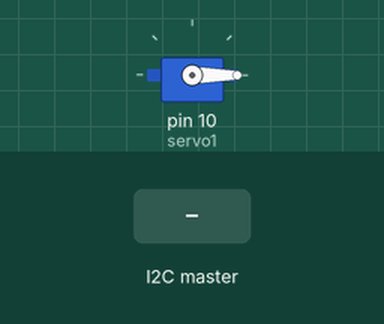
A sketch run on a simulated Arduino Uno, built with avr-gcc and run on an emulated ATmega328P. On the bench: servo. The test bench sets the inputs (shaded band).

Above: at 2.2 s.
2.3 s: the I2C master sends the byte 90
At 3.2 s:
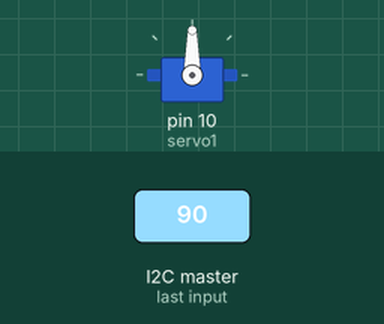
3.8 s: the I2C master sends the byte 200
At 4.3 s:
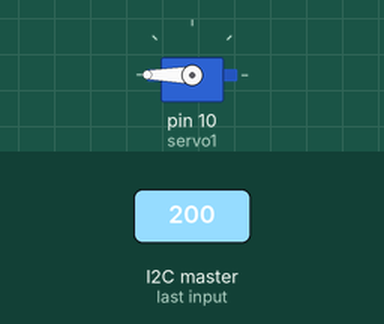
5.3 s: the I2C master sends the byte 0
At 6.7 s:
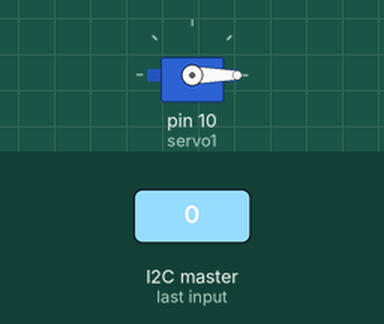
Timing chart, 0 to 8.3 s (numbered marks = the images above; inputs shaded):
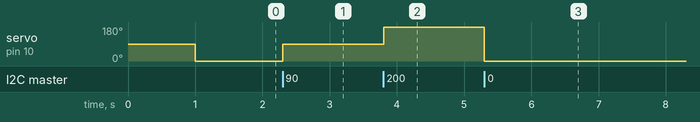

Measured:
- after the input at 2.3 s, servo on pin 10 (servo1): 0° → 90° at once
- after the input at 3.8 s, servo on pin 10 (servo1): 90° → 180° at once
- after the input at 5.3 s, servo on pin 10 (servo1): 180° → 0° at once

The sketch:

hana_kaisyuu_sarvo.ino
```cpp
#include<Wire.h>  //
#include<Servo.h>
#include"LoopCycleController.h"
Servo servo1;
Servo servo2;
Servo servo3;
Servo servo4;
LoopCycleController loopCtrl(1000);
byte Getnumber;
void setup() {
  // put your setup code here, to run once:
  delay(1000);
  Wire.begin(8);
  servo1.attach(5);
  servo1.attach(6);
  servo1.attach(9);
  servo1.attach(10);
  Wire.onReceive(receiveEvent);
}

void loop() {
  // put your main code here, to run repeatedly:
  servo1.write(Getnumber);
  servo2.write(Getnumber);
  servo3.write(Getnumber);
  servo4.write(Getnumber);
  loopCtrl.Update();
}
void receiveEvent() {
  while (Wire.available()) {
    Getnumber = Wire.read();
  }
}
```

LoopCycleController.h
```cpp
/**
        @file   LoopCycleController.h
        @brief  ループ周期を一定にする
        @author 谷川　豊章
        @date   2016/8/11
*/


#ifndef DEF_LoopCycleController_H
#define DEF_LoopCycleController_H

#include <arduino.h>

/**     LoopCycleControllerクラス
        ループ周期をコントロールするクラス
*/
class LoopCycleController {
    const unsigned long CYCLE_US;   ///< 周期(unit:us)
    unsigned long       lastTime;   ///< 前回のループ開始時間(unit:us)

    bool    isError;    ///< 指定された周期を超過しているときtrue

  public:

    /**     コンストラクタ
            @param  cycle_us    [in]目標のループ周期
    */
    LoopCycleController(unsigned long cycle_us) : CYCLE_US(cycle_us), lastTime(0), isError(false)
    { }

    /**     更新
            ループ周期が一定になるように待つ
    */
    void Update() {
      if ( micros() - lastTime > CYCLE_US ) { //指定されたループ周期より処理に時間がかかっている

        if (lastTime != 0) { //初回のループでなければエラーフラグを立てる
          isError = true;
        }
        lastTime = micros();

      } else {

        //一定周期になるように待つ
        isError = false;
        while ( micros() - lastTime < CYCLE_US );
        lastTime += CYCLE_US;

      }
    }

    /**     ループ周期の読み出し
            @return ループ周期
    */
    unsigned long Cycle_us() {
      return CYCLE_US;
    }

    /**     エラー検出
            @retval false   ループ周期は一定
            @retval true    ループ周期は一定でない
    */
    bool IsError() {
      return isError;
    }
};

#endif

extern LoopCycleController loopCtrl;
```
